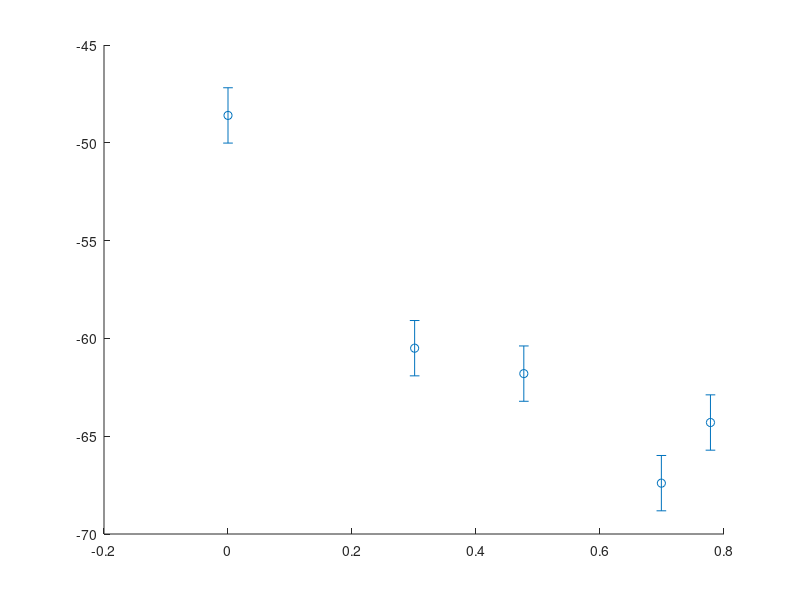

The MATLAB script that drew this image: (Note: this script raises an error after producing the figure.)
% Clear workspace and command window
clear all;
clc;

% Averaged RSSI data (in dBm) for each AP at specified distances
% Format: [RSSI at 1m, 2m, 3m, 5m, 6m]
rssi_data.Dialog_4G_365  = [-48.6, -60.5, -61.8, -67.4, -64.3];
rssi_data.Dialog_4G_721  = [-41.7, -52.9, -55.5, -72.9, -64.5];
rssi_data.SLT_MOBITEL_4G = [-39.8, -53.4, -52.8, -68.3, -67.4];

% Distances in meters
distances = [1.0, 2.0, 3.0, 5.0, 6.0];

% Transform distances to log10
log_distances = log10(distances);

% Optional: Variance of RSSI measurements (if raw data is available)
rssi_variance.Dialog_4G_365  = ones(size(distances)) * 2.0; % Placeholder
rssi_variance.Dialog_4G_721  = ones(size(distances)) * 2.0;
rssi_variance.SLT_MOBITEL_4G = ones(size(distances)) * 2.0;

% Optional: LOS/NLOS flags (1 for LOS, 0 for NLOS) for each distance
los_nlos.Dialog_4G_365  = ones(size(distances)); % All LOS for simplicity
los_nlos.Dialog_4G_721  = ones(size(distances));
los_nlos.SLT_MOBITEL_4G = ones(size(distances));

% Optional: Load data from CSV (uncomment to use)
% Expected CSV format: columns 'distance', 'rssi1', 'rssi2', 'rssi3', 'var1', 'var2', 'var3', 'los_nlos1', 'los_nlos2', 'los_nlos3'
%{
data = readtable('rssi_data.csv');
distances = data.distance;
rssi_data.Dialog_4G_365  = data.rssi1;
rssi_data.Dialog_4G_721  = data.rssi2;
rssi_data.SLT_MOBITEL_4G = data.rssi3;
rssi_variance.Dialog_4G_365  = data.var1;
rssi_variance.Dialog_4G_721  = data.var2;
rssi_variance.SLT_MOBITEL_4G = data.var3;
los_nlos.Dialog_4G_365  = data.los_nlos1;
los_nlos.Dialog_4G_721  = data.los_nlos2;
los_nlos.SLT_MOBITEL_4G = data.los_nlos3;
log_distances = log10(distances);
%}

% Input validation
if isempty(distances) || length(distances) < 2
    error('At least two distance points are required for calibration.');
end
if any(cellfun(@isempty, struct2cell(rssi_data)))
    error('RSSI data for one or more APs is empty.');
end

% Define figure position (same for all figures)
fig_position = [100, 100, 600, 600]; % [left, bottom, width, height]

% Create figure for RSSI vs. log10(Distance) calibration plot
figure('Position', fig_position);

% List of APs for iteration
ap_names = fieldnames(rssi_data);

% Arrays to store calibration results
calibration_results = struct();
A_values = zeros(length(ap_names), 1);
n_values = zeros(length(ap_names), 1);
rmse_values = zeros(length(ap_names), 1);

% Fit linear regression for each AP and plot
hold on;
for i = 1:length(ap_names)
    ap_name = ap_names{i};
    rssi_values = rssi_data.(ap_name);
    variances = rssi_variance.(ap_name);
    los_flags = los_nlos.(ap_name);
    
    % Separate LOS and NLOS data (if needed)
    los_idx = los_flags == 1;
    nlos_idx = los_flags == 0; % Fixed: Use los_flags instead of los_nlos
    
    % Fit all data together
    coeffs = polyfit(log_distances, rssi_values, 1);
    A = coeffs(2); % Intercept (P_0)
    slope = coeffs(1);
    n = -slope / 10.0; % Path loss exponent
    
    % Store calibration results
    A_values(i) = A;
    n_values(i) = n;
    calibration_results.(ap_name).A = A;
    calibration_results.(ap_name).n = n;
    calibration_results.(ap_name).variances = variances;
    
    % Predicted RSSI values
    y_pred = polyval(coeffs, log_distances);
    
    % Calculate RMSE
    rmse = sqrt(mean((rssi_values - y_pred).^2));
    rmse_values(i) = rmse;
    
    % Plot data points with error bars
    errorbar(log_distances, rssi_values, sqrt(variances), 'o', 'MarkerSize', 8, ...
        'DisplayName', [ap_name ' Data']);
    
    % Plot regression line
    plot(log_distances, y_pred, 'LineWidth', 2, ...
        'DisplayName', sprintf('%s Fit (A=%.1f, n=%.2f, RMSE=%.2f)', ap_name, A, n, rmse));
end

% Customize RSSI vs. log10(Distance) plot
xlabel('log10(Distance) (log10 meters)');
ylabel('RSSI (dBm)');
title('RSSI vs. log10(Distance) with Linear Regression');
legend('show', 'Location', 'best');
grid on;
hold off;

% Save RSSI vs. log10(Distance) plot
saveas(gcf, 'rssi_log_distance.png');

% Create figure for RSSI vs. Distance calibration plot
figure('Position', fig_position);
hold on;
for i = 1:length(ap_names)
    ap_name = ap_names{i};
    rssi_values = rssi_data.(ap_name);
    variances = rssi_variance.(ap_name);
    A = calibration_results.(ap_name).A;
    n = calibration_results.(ap_name).n;
    
    % Plot measured data points with error bars
    errorbar(distances, rssi_values, sqrt(variances), 'o', 'MarkerSize', 8, ...
        'DisplayName', [ap_name ' Data']);
    
    % Plot fitted path loss model
    d_fine = 0.1:0.1:6.0; % Fine grid for smooth curve
    rssi_fit = A - 10 * n * log10(d_fine);
    plot(d_fine, rssi_fit, 'LineWidth', 2, ...
        'DisplayName', sprintf('%s Fit (A=%.1f, n=%.2f)', ap_name, A, n));
end

% Customize RSSI vs. Distance plot
xlabel('Distance (meters)');
ylabel('RSSI (dBm)');
title('RSSI vs. Distance with Path Loss Model');
legend('show', 'Location', 'best');
grid on;
hold off;

% Save RSSI vs. Distance plot
saveas(gcf, 'rssi_vs_distance.png');

% Print individual calibration results
fprintf('Calibration Results (Individual APs):\n');
for i = 1:length(ap_names)
    fprintf('%s: A = %.1f dBm, n = %.2f, RMSE = %.2f dBm\n', ...
        ap_names{i}, A_values(i), n_values(i), rmse_values(i));
end

% Calculate and print average A and n
average_A = mean(A_values);
average_n = mean(n_values);
fprintf('\nFinal Averages:\n');
fprintf('Average A = %.2f dBm\n', average_A);
fprintf('Average n = %.2f\n', average_n);

% Save calibration results
save('calibration_results.mat', 'calibration_results', 'average_A', 'average_n');

% Anchor positions (x, y) in meters (example; replace with actual coordinates)
anchor_positions = [
    0, 0;   % Dialog_4G_365
    10, 0;  % Dialog_4G_721
    5, 8    % SLT_MOBITEL_4G
];

% Example RSSI measurements from the target device (replace with actual)
rssi_measured = [
    -55.0;  % Dialog_4G_365
    -60.0;  % Dialog_4G_721
    -58.0   % SLT_MOBITEL_4G
];

% Measured (true) position for the example
measured_pos = [3.5, 1.8]; % [x, y] in meters

% Convert RSSI to distances
distances_est = zeros(length(ap_names), 1);
for i = 1:length(ap_names)
    ap_name = ap_names{i};
    A = calibration_results.(ap_name).A;
    n = calibration_results.(ap_name).n;
    distances_est(i) = rssi_to_distance(rssi_measured(i), A, n);
end

% Basic Trilateration
% Formulate linear system: A * [x, y]^T = b
A = 2 * [(anchor_positions(1,1) - anchor_positions(2,1)), (anchor_positions(1,2) - anchor_positions(2,2));
         (anchor_positions(1,1) - anchor_positions(3,1)), (anchor_positions(1,2) - anchor_positions(3,2))];

b = [(anchor_positions(1,1)^2 + anchor_positions(1,2)^2 - distances_est(1)^2) - ...
     (anchor_positions(2,1)^2 + anchor_positions(2,2)^2 - distances_est(2)^2);
     (anchor_positions(1,1)^2 + anchor_positions(1,2)^2 - distances_est(1)^2) - ...
     (anchor_positions(3,1)^2 + anchor_positions(3,2)^2 - distances_est(3)^2)];

% Solve linear system
if rank(A) == 2 % Check if A is invertible
    pos_est_basic = A \ b; % [x, y]
else
    warning('Anchors are collinear; using pseudo-inverse.');
    pos_est_basic = pinv(A) * b;
end

% Plot Basic Trilateration Result
figure('Position', fig_position);
plot(anchor_positions(:,1), anchor_positions(:,2), 'ks', 'MarkerSize', 10, ...
    'MarkerFaceColor', 'k', 'DisplayName', 'Anchors');
hold on;
plot(pos_est_basic(1), pos_est_basic(2), 'bo', 'MarkerSize', 10, 'MarkerFaceColor', 'b', ...
    'DisplayName', 'Estimated Position (Basic)');
plot(measured_pos(1), measured_pos(2), 'g*', 'MarkerSize', 12, 'LineWidth', 2, ...
    'DisplayName', 'Measured Position');
xlabel('X (meters)');
ylabel('Y (meters)');
title('Basic Trilateration Result');
legend('show', 'Location', 'best');
grid on;
axis equal;
hold off;
saveas(gcf, 'basic_trilateration_result.png');

% Print Basic Trilateration Result
fprintf('\nBasic Trilateration Result:\n');
fprintf('Measured Position: (%.2f, %.2f) meters\n', measured_pos(1), measured_pos(2));
fprintf('Estimated Position: (%.2f, %.2f) meters\n', pos_est_basic(1), pos_est_basic(2));

% WLS Trilateration (for comparison)
% Compute weights for WLS
weights = zeros(length(ap_names), 1);
for i = 1:length(ap_names)
    ap_name = ap_names{i};
    A = calibration_results.(ap_name).A;
    n = calibration_results.(ap_name).n;
    variances = calibration_results.(ap_name).variances;
    sigma_rssi = mean(sqrt(variances));
    sigma_d = distances_est(i) * (log(10) / (10 * n)) * sigma_rssi;
    weights(i) = 1 / (sigma_d^2);
end

% Initial guess: Centroid of anchors
initial_guess = mean(anchor_positions, 1);

% Optimization options
options = optimoptions('fmincon', 'Display', 'off');

% Perform WLS optimization
[pos_est_wls, ~] = fmincon(@(pos) wls_cost(pos, anchor_positions, distances_est, weights), ...
    initial_guess, [], [], [], [], [], [], [], options);

% Plot WLS Trilateration Result
figure('Position', fig_position);
plot(anchor_positions(:,1), anchor_positions(:,2), 'ks', 'MarkerSize', 10, ...
    'MarkerFaceColor', 'k', 'DisplayName', 'Anchors');
hold on;
plot(pos_est_wls(1), pos_est_wls(2), 'ro', 'MarkerSize', 10, 'MarkerFaceColor', 'r', ...
    'DisplayName', 'Estimated Position (WLS)');
plot(measured_pos(1), measured_pos(2), 'g*', 'MarkerSize', 12, 'LineWidth', 2, ...
    'DisplayName', 'Measured Position');
xlabel('X (meters)');
ylabel('Y (meters)');
title('WLS Trilateration Result');
legend('show', 'Location', 'best');
grid on;
axis equal;
hold off;
saveas(gcf, 'wls_trilateration_result.png');

% Print WLS Trilateration Result
fprintf('\nWLS Trilateration Result:\n');
fprintf('Measured Position: (%.2f, %.2f) meters\n', measured_pos(1), measured_pos(2));
fprintf('Estimated Position: (%.2f, %.2f) meters\n', pos_est_wls(1), pos_est_wls(2));

% --- Function Definitions ---
function d = rssi_to_distance(rssi, A, n)
    % Convert RSSI to distance using the path loss model
    d = 10.^((A - rssi) / (10 * n));
end

function cost = wls_cost(pos, anchors, distances, weights)
    % WLS cost function for trilateration
    x = pos(1);
    y = pos(2);
    est_distances = sqrt(sum((anchors - [x, y]).^2, 2));
    errors = est_distances - distances;
    cost = sum(weights .* errors.^2);
end
